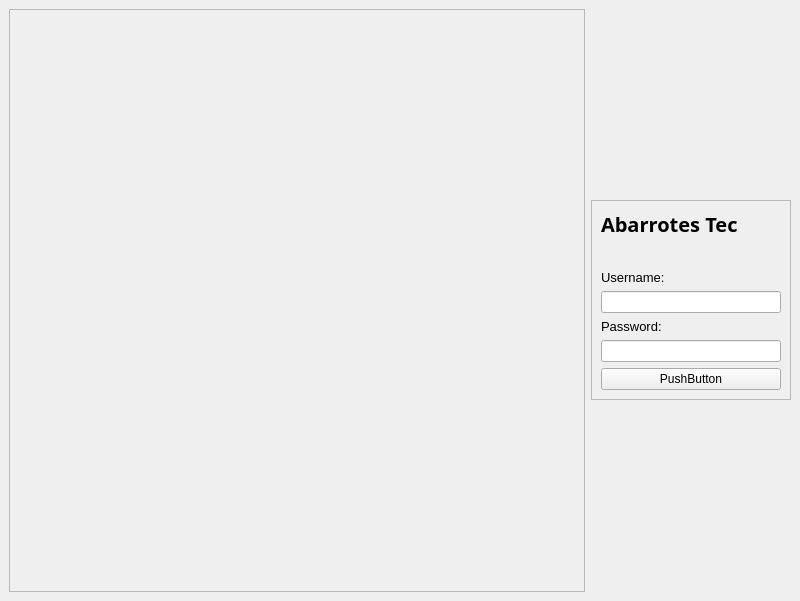
<?xml version="1.0" encoding="UTF-8"?>
<ui version="4.0">
 <class>MainWindow</class>
 <widget class="QMainWindow" name="MainWindow">
  <property name="geometry">
   <rect>
    <x>0</x>
    <y>0</y>
    <width>800</width>
    <height>601</height>
   </rect>
  </property>
  <property name="windowTitle">
   <string>MainWindow</string>
  </property>
  <widget class="QWidget" name="centralwidget">
   <layout class="QHBoxLayout" name="horizontalLayout">
    <item>
     <widget class="QFrame" name="frame_2">
      <property name="frameShape">
       <enum>QFrame::StyledPanel</enum>
      </property>
      <property name="frameShadow">
       <enum>QFrame::Raised</enum>
      </property>
     </widget>
    </item>
    <item>
     <widget class="QFrame" name="frame">
      <property name="minimumSize">
       <size>
        <width>200</width>
        <height>200</height>
       </size>
      </property>
      <property name="maximumSize">
       <size>
        <width>200</width>
        <height>200</height>
       </size>
      </property>
      <property name="frameShape">
       <enum>QFrame::StyledPanel</enum>
      </property>
      <property name="frameShadow">
       <enum>QFrame::Raised</enum>
      </property>
      <layout class="QVBoxLayout" name="verticalLayout">
       <item>
        <widget class="QLabel" name="label">
         <property name="maximumSize">
          <size>
           <width>16777215</width>
           <height>50</height>
          </size>
         </property>
         <property name="font">
          <font>
           <family>Arial Black</family>
           <pointsize>15</pointsize>
           <weight>75</weight>
           <bold>true</bold>
          </font>
         </property>
         <property name="text">
          <string>Abarrotes Tec</string>
         </property>
        </widget>
       </item>
       <item>
        <spacer name="verticalSpacer">
         <property name="orientation">
          <enum>Qt::Vertical</enum>
         </property>
         <property name="sizeHint" stdset="0">
          <size>
           <width>2</width>
           <height>2</height>
          </size>
         </property>
        </spacer>
       </item>
       <item>
        <widget class="QLabel" name="label_2">
         <property name="maximumSize">
          <size>
           <width>16777215</width>
           <height>50</height>
          </size>
         </property>
         <property name="font">
          <font>
           <pointsize>10</pointsize>
          </font>
         </property>
         <property name="text">
          <string>Username:</string>
         </property>
        </widget>
       </item>
       <item>
        <widget class="QLineEdit" name="lineEdit"/>
       </item>
       <item>
        <widget class="QLabel" name="label_3">
         <property name="maximumSize">
          <size>
           <width>16777215</width>
           <height>50</height>
          </size>
         </property>
         <property name="font">
          <font>
           <pointsize>10</pointsize>
          </font>
         </property>
         <property name="text">
          <string>Password:</string>
         </property>
        </widget>
       </item>
       <item>
        <widget class="QLineEdit" name="lineEdit_2">
         <property name="echoMode">
          <enum>QLineEdit::Password</enum>
         </property>
        </widget>
       </item>
       <item>
        <widget class="QPushButton" name="pushButton">
         <property name="text">
          <string>PushButton</string>
         </property>
        </widget>
       </item>
      </layout>
     </widget>
    </item>
   </layout>
  </widget>
 </widget>
 <resources/>
 <connections/>
</ui>
